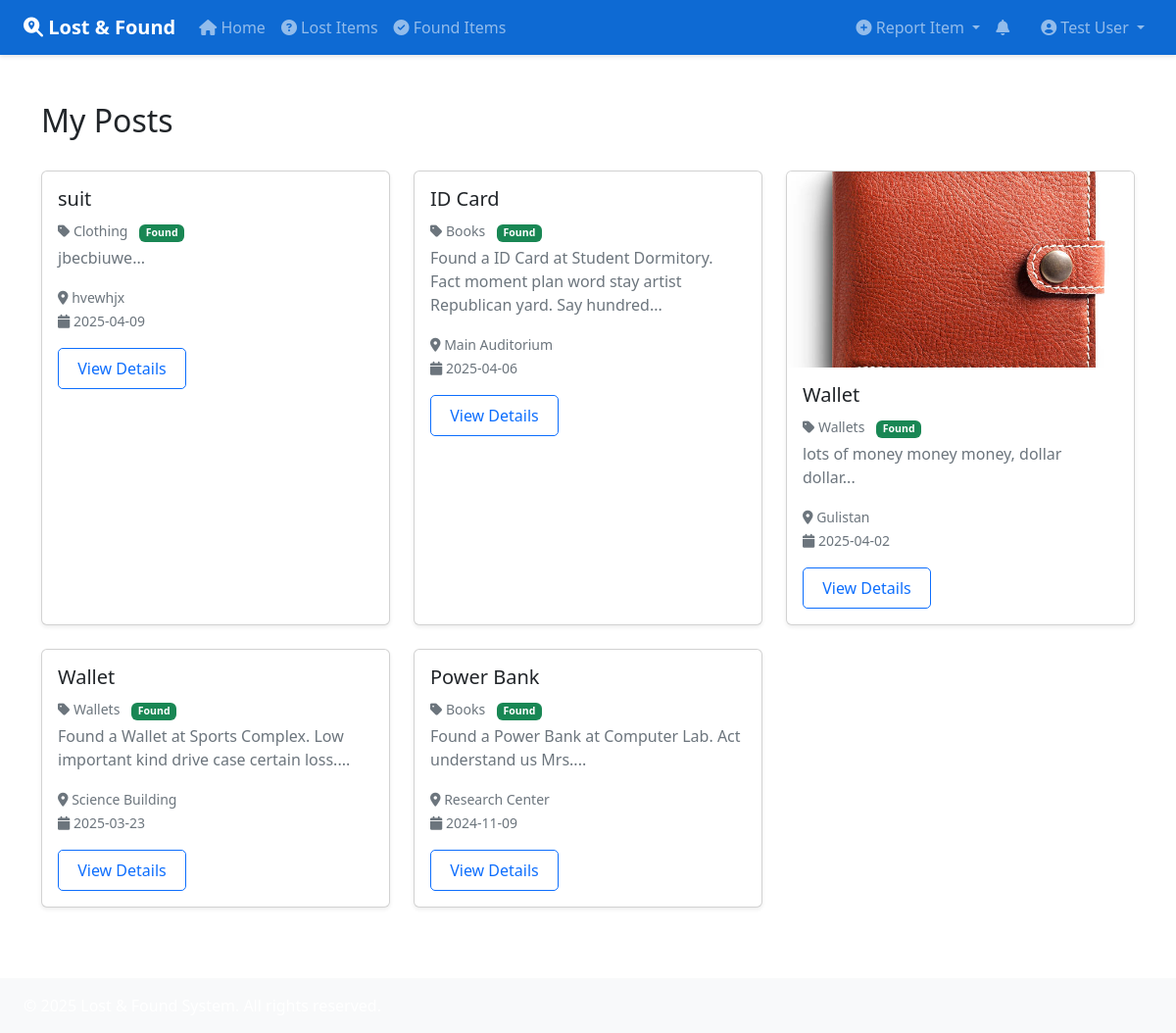
The page /my-posts (signed in) on the database as committed earlier.
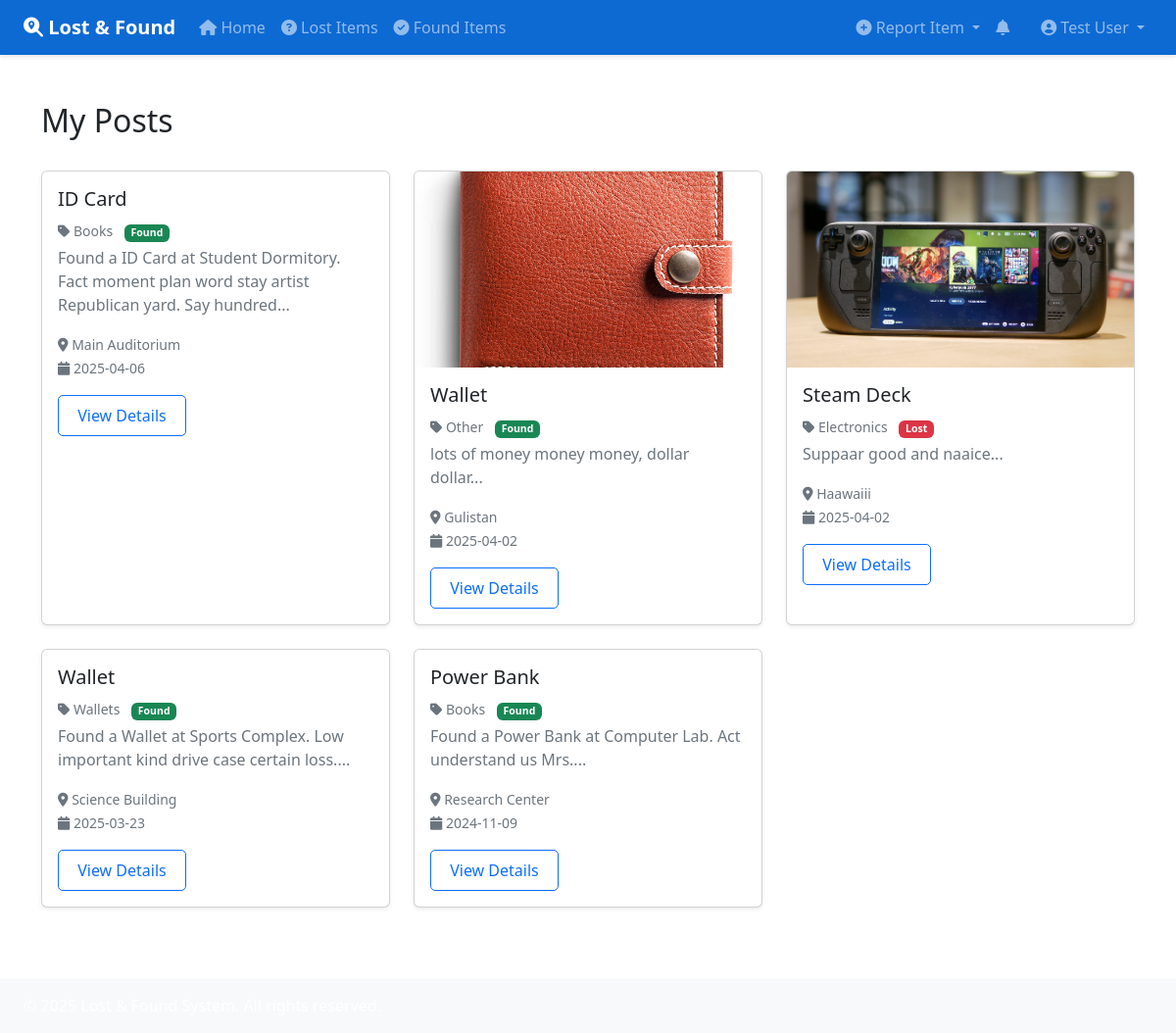
The same page on the database as committed later.
### app.py (models this page shows)
class Post(db.Model):
    id = db.Column(db.Integer, primary_key=True)
    description = db.Column(db.String(500), nullable=False)
    category_id = db.Column(db.Integer)
    category_name = db.Column(db.String(100))
    date = db.Column(db.DateTime, default=datetime.utcnow)
    location = db.Column(db.String(200))
    images = db.Column(db.String(1000))
    status = db.Column(db.Boolean, default=True)
    share_count = db.Column(db.Integer, default=0)
    verification_status = db.Column(db.String(50), default="pending")
    user_id = db.Column(db.Integer, db.ForeignKey("user.id"), nullable=False)
    type = db.Column(db.String(50))
    item_name = db.Column(db.String(100))
    contact_method = db.Column(db.String(50))

### app.py (the view)
@app.route("/my-posts")
@login_required
def my_posts():
    posts = Post.query.filter_by(user_id=session['user_id']).order_by(Post.date.desc()).all()
    return render_template("user_posts.html", posts=posts)

### app.py (called while the page is built)
@app.context_processor
def inject_common_data():
    notifications = []  # You can implement actual notifications later
    notifications_count = len(notifications)
    return {
        'current_year': datetime.utcnow().year,
        'notifications': notifications,
        'notifications_count': notifications_count
    }

def login_required(f):
    @wraps(f)
    def decorated_function(*args, **kwargs):
        if "user_id" not in session:
            flash("Please login to continue.", "warning")
            return redirect(url_for("login"))
        return f(*args, **kwargs)
    return decorated_function

### templates/user_posts.html (shortened to what this page needs)
{% extends "base.html" %}
{% block content %}
<div class="container py-4">
    <div class="d-flex justify-content-between align-items-center mb-4">
        <h2>
            {% if type == "lost" %}
                My Lost Items
            {% elif type == "found" %}
                My Found Items
            {% else %}
                My Posts
            {% endif %}
        </h2>
    </div>
    <div class="row">
        {% for post in posts %}
        <div class="col-md-4 mb-4">
            <div class="card h-100 shadow-sm">
                {% if post.images %}
                <img src="{{ url_for('static', filename='uploads/' + post.images) }}" class="card-img-top"
                    alt="Item image" style="height: 200px; object-fit: cover;">
                {% endif %}
                <div class="card-body">
                    <h5 class="card-title">{{ post.item_name }}</h5>
                    <p class="card-text text-muted mb-1">
                        <small>
                            <i class="fas fa-tag"></i> {{ post.category_name|title }}
                            <span class="badge {% if post.type == 'lost' %}bg-danger{% else %}bg-success{% endif %} ms-2">
                                {{ post.type|title }}
                            </span>
                        </small>
                    </p>
                    <p class="card-text text-muted">{{ post.description[:100] }}...</p>
                    <p class="card-text">
                        <small class="text-muted">
                            <i class="fas fa-map-marker-alt"></i> {{ post.location }}<br>
                            <i class="fas fa-calendar"></i> {{ post.date.strftime('%Y-%m-%d') }}
                        </small>
                    </p>
                    <a href="{{ url_for('posts.view_post', post_id=post.id) }}" class="btn btn-outline-primary">View Details</a>
                </div>
            </div>
        </div>
        {% else %}
        <div class="col-12">
            <div class="alert alert-info">
                No posts found.
            </div>
        </div>
        {% endfor %}
    </div>
</div>
{% endblock %}

### templates/base.html (shortened to what this page needs)
<!DOCTYPE html>
<html lang="en">
<head>
    <link href="https://cdn.jsdelivr.net/npm/bootstrap@5.3.2/dist/css/bootstrap.min.css" rel="stylesheet">
    <link href="https://cdnjs.cloudflare.com/ajax/libs/font-awesome/6.4.2/css/all.min.css" rel="stylesheet">
    <link href="{{ url_for('static', filename='css/style.css') }}" rel="stylesheet">
</head>
<body>
    <nav class="navbar navbar-expand-lg navbar-dark">
        <div class="container-fluid px-4">
            <a class="navbar-brand" href="{{ url_for('dashboard.dashboard') }}">
                <i class="fas fa-search-location"></i> Lost & Found
            </a>
            <div class="collapse navbar-collapse" id="navbarNav">
                {% if session.user_id %}
                <ul class="navbar-nav me-auto">
                    <li class="nav-item">
                        <a class="nav-link {{ 'active' if request.endpoint == 'dashboard.dashboard' }}" href="{{ url_for('dashboard.dashboard') }}">
                            <i class="fas fa-home"></i> Home
                        </a>
                    </li>
                    <li class="nav-item">
                        <a class="nav-link {{ 'active' if request.endpoint == 'posts.lost_items' }}" href="{{ url_for('posts.lost_items') }}">
                            <i class="fas fa-question-circle"></i> Lost Items
                        </a>
                    </li>
                    <li class="nav-item">
                        <a class="nav-link {{ 'active' if request.endpoint == 'posts.found_items' }}" href="{{ url_for('posts.found_items') }}">
                            <i class="fas fa-check-circle"></i> Found Items
                        </a>
                    </li>
                </ul>
                <ul class="navbar-nav">
                    <li class="nav-item dropdown">
                        <a class="nav-link dropdown-toggle" href="#" role="button" data-bs-toggle="dropdown">
                            <i class="fas fa-plus-circle"></i> Report Item
                        </a>
                    </li>
                    <li class="nav-item me-3 dropdown">
                        <a class="nav-link" href="#" id="notificationsDropdown" role="button" data-bs-toggle="dropdown" aria-expanded="false">
                            <i class="fas fa-bell"></i>
                        </a>
                    </li>
                    <li class="nav-item dropdown">
                        <a class="nav-link dropdown-toggle" href="#" role="button" data-bs-toggle="dropdown">
                            <i class="fas fa-user-circle"></i> {{ session.user_name }}
                        </a>
                    </li>
                </ul>
                {% endif %}
            </div>
        </div>
    </nav>
    <main class="container-fluid px-4 my-4">
        {% block content %}{% endblock %}
    </main>
    <footer class="bg-light py-3 mt-auto">
        <div class="container-fluid px-4">
            <p class="mb-0">&copy; {{ current_year }} Lost & Found System. All rights reserved.</p>
        </div>
    </footer>
</body>
</html>

### static/css/style.css (style rules this page uses)
:root { --primary-color: #0e6ad3; --secondary-color: #6c757d; --success-color: #198754; --info-color: #0dcaf0; --warning-color: #ffc107; --danger-color: #dc3545; --light-gray: #f8f9fa; --dark-gray: #343a40; }
body { min-height: 100vh; display: flex; flex-direction: column; }
main { flex: 1; }
.card { transition: transform 0.2s ease-in-out; box-shadow: 0 2px 4px rgba(0,0,0,0.1); }
.btn { border-radius: 5px; padding: 0.5rem 1.2rem; transition: all 0.3s ease; }
.navbar { box-shadow: 0 2px 4px rgba(0,0,0,0.1); background-color: #0e6ad3 !important; }
.navbar-brand { font-weight: 600; }
footer { background-color: var(--dark-gray); color: white; padding: 2rem 0; margin-top: auto; }
.text-muted { color: var(--secondary-color) !important; }
.bg-light { background-color: var(--light-gray) !important; }
.mb-4 { margin-bottom: 1.5rem !important; }
.container-fluid { max-width: 100%; width: 100%; }
.row { margin-right: -0.75rem; margin-left: -0.75rem; }
.col-md-3, .col-md-4, .col-md-6, .col-md-8, .col-md-9, .col-md-12 { padding-right: 0.75rem; padding-left: 0.75rem; }
@media (min-width: 992px) { .container-fluid { padding-left: 2rem; padding-right: 2rem; } }

Rows that differ between the two databases and show on the page:
removed Post: item_name "suit", category_name "Clothing", type "Found", description "jbecbiuwe", location "hvewhjx", date "2025-04-09"
changed Post "lots of money money money, dollar dollar": category_name "Wallets" → "Other"
added Post: images (picture), item_name "Steam Deck", category_name "Electronics", type "Lost", description "Suppaar good and naaice", location "Haawaiii", date "2025-04-02"
